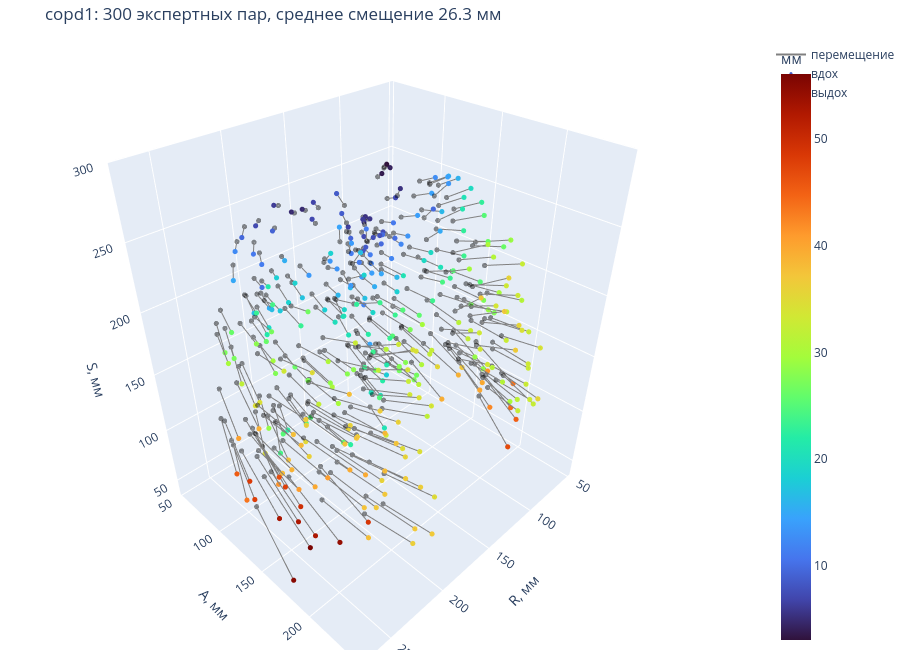

The notebook cell this image was saved under:
### Markdown cell above
Ниже соответствие показано как есть: каждая пара соединена отрезком, цвет — величина
перемещения. Модель вращается мышью.

### Code cell
lines_x, lines_y, lines_z = [], [], []
for start, stop in zip(mm_in, mm_ex, strict=True):
    lines_x += [start[0], stop[0], None]
    lines_y += [start[1], stop[1], None]
    lines_z += [start[2], stop[2], None]

figure = go.Figure()
figure.add_trace(go.Scatter3d(
    x=lines_x, y=lines_y, z=lines_z, mode="lines",
    line=dict(color="grey", width=2), name="перемещение", hoverinfo="skip"))
figure.add_trace(go.Scatter3d(
    x=mm_in[:, 0], y=mm_in[:, 1], z=mm_in[:, 2], mode="markers",
    marker=dict(size=3, color=distance, colorscale="Turbo",
                colorbar=dict(title="мм")),
    name="вдох",
    text=[f"{value:.1f} мм" for value in distance], hoverinfo="text"))
figure.add_trace(go.Scatter3d(
    x=mm_ex[:, 0], y=mm_ex[:, 1], z=mm_ex[:, 2], mode="markers",
    marker=dict(size=3, color="black", opacity=0.45), name="выдох",
    hoverinfo="skip"))
figure.update_layout(
    title=f"{CASE}: 300 экспертных пар, среднее смещение {distance.mean():.1f} мм",
    scene=dict(xaxis_title="R, мм", yaxis_title="A, мм", zaxis_title="S, мм",
               aspectmode="data"),
    height=650, margin=dict(l=0, r=0, t=40, b=0))
show(figure, "02_expert_landmarks")

### Figure 1 — Plotly figure (JSON) as saved in the notebook; plotly's stock layout.template omitted (floating-point values rounded to 4 significant figures; data arrays with more than 128 entries replaced by an {"elided": "..."} marker saying what was removed)
{"data": [{"hoverinfo": "skip", "line": {"color": "grey", "width": 2}, "mode": "lines", "name": "перемещение", "type": "scatter3d", "x": {"elided": "900 float values"}, "y": {"elided": "900 float values"}, "z": {"elided": "900 float values"}}, {"hoverinfo": "text", "marker": {"color": {"elided": "300 float values"}, "colorbar": {"title": {"text": "мм"}}, "colorscale": [[0.0, "#30123b"], [0.07143, "#4145ab"], [0.1429, "#4675ed"], [0.2143, "#39a2fc"], [0.2857, "#1bcfd4"], [0.3571, "#24eca6"], [0.4286, "#61fc6c"], [0.5, "#a4fc3b"], [0.5714, "#d1e834"], [0.6429, "#f3c63a"], [0.7143, "#fe9b2d"], [0.7857, "#f36315"], [0.8571, "#d93806"], [0.9286, "#b11901"], [1.0, "#7a0402"]], "size": 3}, "mode": "markers", "name": "вдох", "text": {"elided": "300 str values"}, "type": "scatter3d", "x": {"elided": "300 float values"}, "y": {"elided": "300 float values"}, "z": {"elided": "300 float values"}}, {"hoverinfo": "skip", "marker": {"color": "black", "opacity": 0.45, "size": 3}, "mode": "markers", "name": "выдох", "type": "scatter3d", "x": {"elided": "300 float values"}, "y": {"elided": "300 float values"}, "z": {"elided": "300 float values"}}], "layout": {"height": 650, "margin": {"b": 0, "l": 0, "r": 0, "t": 40}, "scene": {"aspectmode": "data", "xaxis": {"title": {"text": "R, мм"}}, "yaxis": {"title": {"text": "A, мм"}}, "zaxis": {"title": {"text": "S, мм"}}}, "title": {"text": "copd1: 300 экспертных пар, среднее смещение 26.3 мм"}}}
